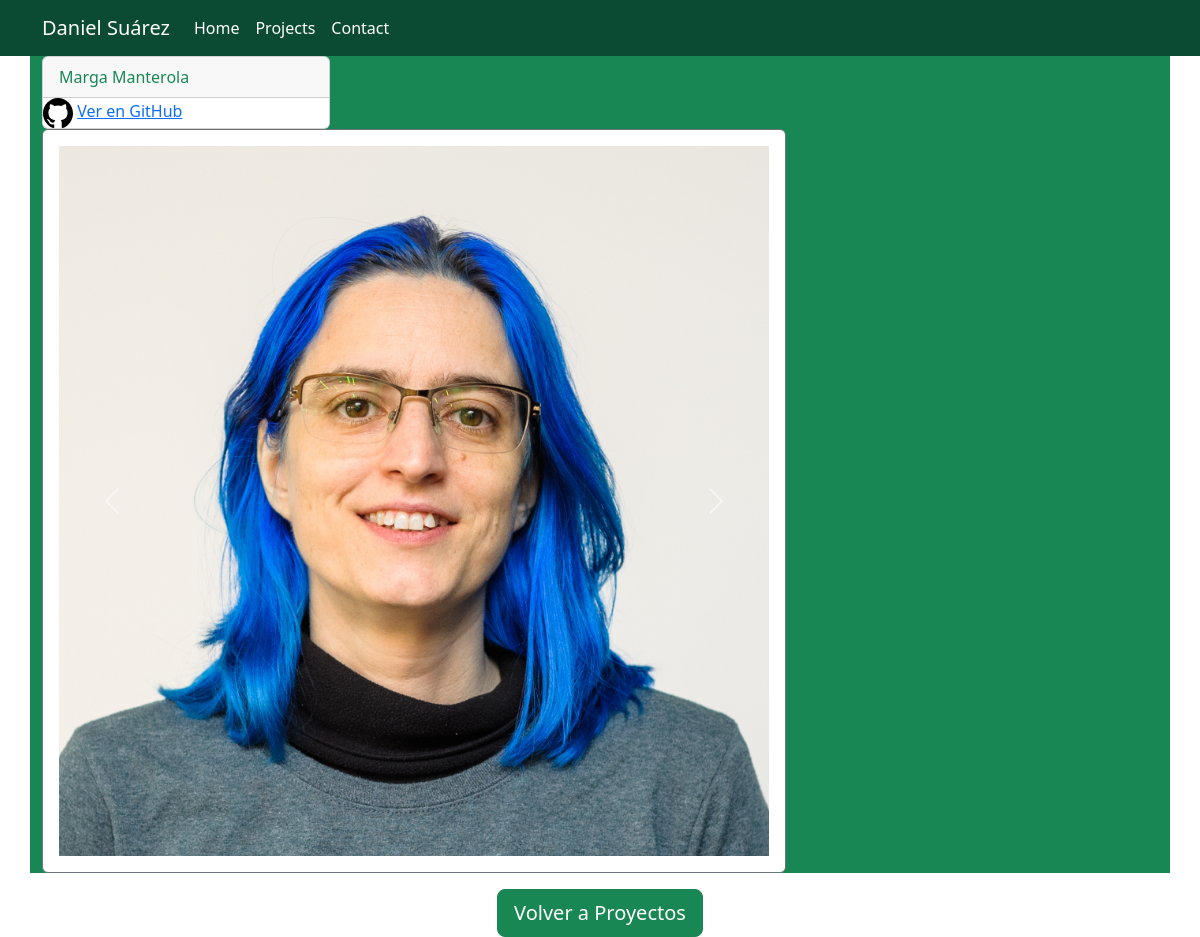
The app's page /project-datails/3 with its own data.
### projects/models.py (models this page shows, shortened)
class Project(models.Model):
    title = models.CharField(max_length=100)
    description = models.TextField()
    github_link = models.URLField(blank=True, null=True)
    project_online = models.URLField(blank=True, null=True)
    youtube_embed = models.TextField(blank=True, null=True)
    MEDIA_CHOICES = [('image', 'Image'), ('video', 'Video')]
    media_type = models.CharField(max_length=20, choices=MEDIA_CHOICES)

class ProjectMedia(models.Model):
    project = models.ForeignKey(Project, related_name='media', on_delete=models.CASCADE, validators=[validate_media_count])
    media_type = models.CharField(max_length=20, choices=Project.MEDIA_CHOICES)
    image = models.ImageField(upload_to='project_images/', blank=True, null=True)
    video_url = models.URLField(blank=True, null=True)

### projects/views.py (the view)
# urls.py: path("project-datails/<int:project_id>", views.project_detail, name = 'project-details'),
def project_detail(request, project_id):
    project = Project.objects.get(pk=project_id)
    media = ProjectMedia.objects.filter(project=project)
    context = {
            'project': project,
            'media': media,
            }
    return render(request, 'projects/project_detail.html', context)

### projects/templates/projects/project_detail.html (shortened to what this page needs)
{% extends 'home/base.html' %}
{% load static %}
{% block content %}
{% if media.0.media_type == 'image' %}
<div class="bg-success container">
<div class="card justify-content-center" style="width: 18rem;">
  <div class="card-header text-success">
    {{ project.title }}
  </div>
  {% if project.github_link %}
    <div>
      <span>
        <img src="{% static 'svg/github.svg' %}" alt="GitHub Icon" width="30" height="30">
      </span>
      <span>
        <a href="{{ project.github_link }}" target="_blank">Ver en GitHub</a>
      </span>
    </div>
  {% endif %}
  </div>
  <div class="bg-successrow justify-content-center">
    <div class="col-lg-8">
      <div class="card border-secondary">
        <div class="card-body">
          <div class="carousel slide" id="carouselExample" data-bs-ride="carousel">
            <div class="carousel-inner">
              {% for media in media %}
                <div class="carousel-item active">
                  <img src="{{ media.image.url }}" class="d-block w-100" alt="..." >
                </div>
              {% endfor %}
            </div>
            <button class="carousel-control-prev" type="button" data-bs-target="#carouselExample" data-bs-slide="prev">
              <span class="carousel-control-prev-icon" aria-hidden="true"></span>
            </button>
            <button class="carousel-control-next" type="button" data-bs-target="#carouselExample" data-bs-slide="next">
              <span class="carousel-control-next-icon" aria-hidden="true"></span>
            </button>
          </div>
        </div>
      </div>
    </div>
  </div>
{% endif %}
</div>
<div class="d-flex justify-content-center mt-3">
  <a href="{% url 'projects' %}" class="btn btn-success btn-lg">Volver a Proyectos</a>
</div>
{% endblock %}

### records on screen
Project: title "Marga Manterola"
ProjectMedia: image (picture)
